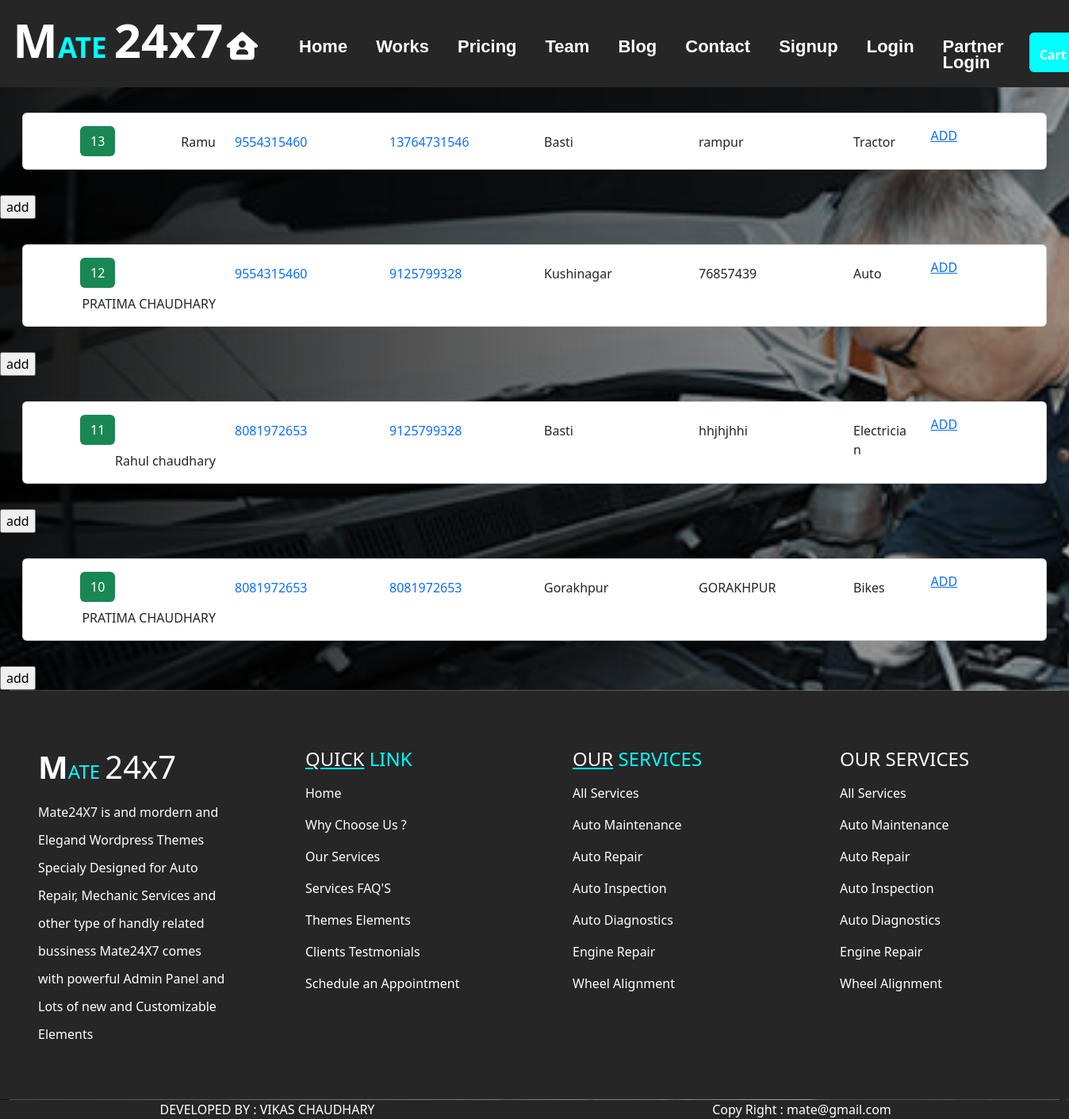
/user/work/, run on the app's committed database.
### user/models.py (models this page shows)
class userdata(models.Model):
    name=models.CharField(max_length=50)
    mobile=models.CharField(max_length=15)
    amobile=models.CharField(max_length=15)
    city=models.CharField(max_length=40)
    address=models.TextField()
    job=models.CharField(max_length=40)

### user/views.py (the view)
# urls.py: path("work/",views.work),
def work(request):
    x=request.session.get('auserid')
    k=mcart.objects.all().filter(userid=x).count()
    m=userdata.objects.all().order_by('-id')
    dict={"udata":m,"n":k,"id":id}
    return render(request,'user/work.html',context=dict)

### templates/user/work.html (shortened to what this page needs)
{% extends 'base.html'%}
{% load static %}
{% block content %}
{% for i in udata %}
<div class="row my-3 mx-3">
    <div class="col-sm-12">
        <div class="card my-3 px-2">
            <div class="row g-0">
              <div class="col-md-12 px-5">
                <div class="card-body">
                  <div class="row">
                    <div class="col-sm-2"><a href="" style="text-decoration: none;" class="btn bg-success text-white">{{i.id}}</a><span class="float-end pt-2">{{i.name}}</span></div>
                    <div class="col-sm-2 pt-2"><a href="tel:{{i.mobile}}" style="text-decoration: none;">{{i.mobile}}</a></div>
                    <div class="col-sm-2 pt-2"><a href="tel:{{i.amobile}}" style="text-decoration: none;">{{i.amobile}}</a></div>
                    <div class="col-sm-2 pt-2">{{i.city}}</div>
                    <div class="col-sm-2 pt-2">{{i.address}}</div>
                    <div class="col-sm-1 pt-2">{{i.job}}</div>
                    <div class="col-sm-1"><a href="/user/cart?uid={{i.id}}">ADD</a></div>
                  </div>
                </div>
              </div>
            </div>
          </div>
    </div>
 </div>
 <input type="button" value="add" onclick="demo()" id="addd">
{% endfor %}
{% endblock %}

### templates/base.html (shortened to what this page needs)
<!DOCTYPE html>
{% load static %}
<html lang="en">
<head>
    <link href="{% static 'css/bootstrap.css'%}" rel="stylesheet"/>
    <link href="{% static 'css/all.css'%}" rel="stylesheet"/>
</head>
<body>
<div class="container-fluid">
  <div class="row header sticky-top">
    <div class="col-sm-3 logo">
      <b style="font-size: 60px; color :white;">M</b>ATE <span style="font-size: 60px;color:white;">24x7</span><a href="/user/home/" style="color: white;"><i class="fa-solid fa-house-user float-end pt-4 mt-3"></i></a>
    </div>
    <div class="col-sm-9">
      <nav class="navbar navbar-expand-lg navbar-light" id="menu">
        <div class="container-flui">
          <div class="collapse navbar-collapse" id="navbarSupportedContent">
            <ul class="navbar-nav me-auto mb-2 mb-lg-0">
              <li class="nav-item">
                <a class="nav-link active" aria-current="page" href="/user/index/">Home</a>
              </li>
              <li class="nav-item">
                <a class="nav-link" href="/user/work/">Works</a>
              </li>
              <li class="nav-item">
                <a class="nav-link" href="/user/pricing/">Pricing</a>
              </li>
              <li class="nav-item">
                <a class="nav-link" href="/user/team/">Team</a>
              </li>
              <li class="nav-item">
                <a class="nav-link" href="/user/blog/">Blog</a>
              </li>
              <li class="nav-item">
                <a class="nav-link" href="/user/contact/">Contact</a>
              </li>
              <li class="nav-item">
                <a class="nav-link" href="/user/signup/">Signup</a>
              </li>
              {% if request.session.userid %}
              <li class="nav-item">
                <a class="nav-link" href="/user/signout/">Signout</a>
              </li>
              {% else %}
              <li class="nav-item">
                <a class="nav-link" href="/user/login/">Login</a>
              </li>
              {% endif %}
              {% if request.session.auserid %}
              <li class="nav-item">
                <a class="nav-link" href="/user/asignout/">Signout</a>
              </li>
              {% else %}
              <li class="nav-item">
                <a class="nav-link" href="/user/alogin/">Partner Login</a>
              </li>
              {% endif %}
              <span class="btn ms-4" style="background: aqua;color: black;"><b><a href="/user/showauser/" style="text-decoration: none;color: white;">Cart</a></b><span class="fs-4 ms-1">{{n}}</span></span>
            </ul>
          </div>
        </div>
      </nav>
    </div>
  </div>
  <div class="row content">
    <div class="col-sm-12 p-0">
      {% block content %}
      {% endblock %}
    </div>
  </div>
  <hr style="margin: 0;color:white;">
  <div class="row ufooter py-5 bg-bcolor">
    <div class="col-sm-3 px-5 pt-4">
      <h4 class="pb-2" style="color: aqua;"><b style="font-size: 40px; color :white;">M</b>ATE <span style="font-size: 40px;color:white;">24x7</span></h4>
        <p style="line-height: 35px;color: white;">Mate24X7 is and mordern and Elegand Wordpress Themes Specialy Designed for Auto Repair, Mechanic Services and other type of handly related bussiness Mate24X7 comes with powerful Admin Panel and Lots of new and Customizable Elements</p>
    </div>
    <div class="col-sm-3 ps-5 pt-4 text-white">
      <h4 class="text-white pb-2"><span style="text-decoration: underline aqua;">QUICK</span> <span style="color: aqua;">LINK</span></h4>
        <p><a href="" class="uff">Home</a></p>
        <p><a href="" class="uff">Why Choose Us ?</a></p>
        <p><a href="" class="uff">Our Services</a></p>
        <p><a href="" class="uff">Services FAQ'S</a></p>
        <p><a href="" class="uff">Themes Elements</a></p>
        <p><a href="" class="uff">Clients Testmonials</a></p>
        <p><a href="" class="uff">Schedule an Appointment</a></p>
    </div>
    <div class="col-sm-3 ps-5 pt-4 text-white">
      <h4 class="text-white pb-2"><span style="text-decoration: underline aqua;">OUR</span> <span style="color: aqua;">SERVICES</span></h4>
      <p><a href="" class="uff">All Services</a></p>
      <p><a href="" class="uff">Auto Maintenance</a></p>
      <p><a href="" class="uff">Auto Repair</a></p>
      <p><a href="" class="uff">Auto Inspection</a></p>
      <p><a href="" class="uff">Auto Diagnostics</a></p>
      <p><a href="" class="uff">Engine Repair</a></p>
      <p><a href="" class="uff">Wheel Alignment</a></p>
    </div>
    <div class="col-sm-3 ps-5 pt-4 text-white">
      <h4 class="text-white pb-2">OUR SERVICES</h4>
      <p>All Services</p>
      <p>Auto Maintenance</p>
      <p>Auto Repair</p>
      <p>Auto Inspection</p>
      <p>Auto Diagnostics</p>
      <p>Engine Repair</p>
      <p>Wheel Alignment</p>
  </div>
    </div>
    <hr style="margin: 0;color:white;"/>
    <div class="row bfooter bg-bcolor text-center text-white">
        <div class="col-sm-6 ">DEVELOPED BY : <a href="" class="ufff"> VIKAS CHAUDHARY</a></div>
        <div class="col-sm-6 ">Copy Right : <a href="" class="ufff"> mate@gmail.com</a></div>
    </div>
</div>
</body>
</html>

### data on the page
userdata: id "13", name "Ramu", mobile "9554315460", amobile "13764731546", city "Basti", address "rampur", job "Tractor"
userdata: id "12", name "PRATIMA CHAUDHARY", mobile "9554315460", amobile "9125799328", city "Kushinagar", address "76857439", job "Auto"
userdata: id "11", name "Rahul chaudhary", mobile "8081972653", amobile "9125799328", city "Basti", address "hhjhjhhi", job "Electrician"
userdata: id "10", name "PRATIMA CHAUDHARY", mobile "8081972653", amobile "8081972653", city "Gorakhpur", address "GORAKHPUR", job "Bikes"
